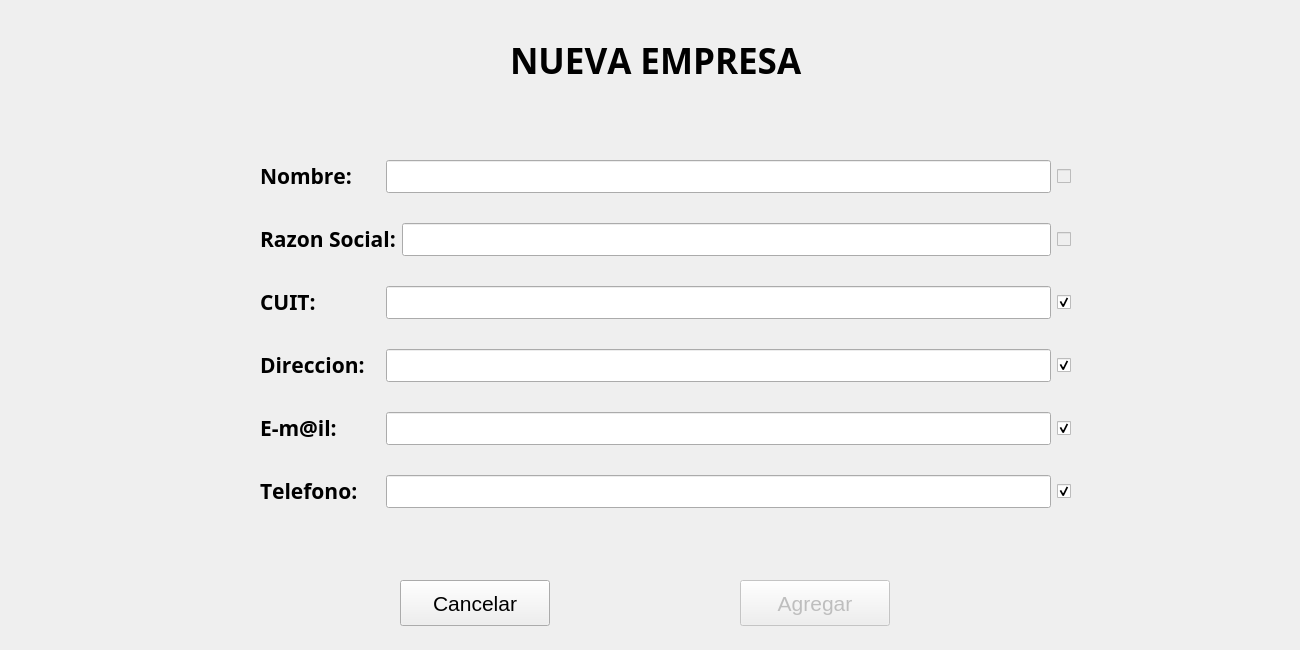
<?xml version="1.0" encoding="UTF-8"?>
<ui version="4.0">
 <class>EmpresaNueva</class>
 <widget class="QDialog" name="EmpresaNueva">
  <property name="enabled">
   <bool>true</bool>
  </property>
  <property name="geometry">
   <rect>
    <x>0</x>
    <y>0</y>
    <width>1300</width>
    <height>650</height>
   </rect>
  </property>
  <property name="font">
   <font>
    <family>MS Gothic</family>
    <kerning>false</kerning>
   </font>
  </property>
  <property name="windowTitle">
   <string notr="true">Nueva Empresa</string>
  </property>
  <property name="windowIcon">
   <iconset resource="Icons.qrc">
    <normaloff>:/icon|s/icons/logoTruck.png</normaloff>:/icon|s/icons/logoTruck.png</iconset>
  </property>
  <property name="toolTip">
   <string notr="true"/>
  </property>
  <property name="statusTip">
   <string notr="true"/>
  </property>
  <property name="whatsThis">
   <string notr="true"/>
  </property>
  <property name="accessibleName">
   <string notr="true"/>
  </property>
  <property name="accessibleDescription">
   <string notr="true"/>
  </property>
  <property name="windowFilePath">
   <string notr="true"/>
  </property>
  <widget class="QLabel" name="labelTitulo">
   <property name="geometry">
    <rect>
     <x>510</x>
     <y>40</y>
     <width>391</width>
     <height>41</height>
    </rect>
   </property>
   <property name="font">
    <font>
     <family>Arial Black</family>
     <pointsize>26</pointsize>
     <weight>75</weight>
     <italic>false</italic>
     <bold>true</bold>
     <underline>false</underline>
     <strikeout>false</strikeout>
     <kerning>false</kerning>
    </font>
   </property>
   <property name="toolTip">
    <string notr="true"/>
   </property>
   <property name="statusTip">
    <string notr="true"/>
   </property>
   <property name="whatsThis">
    <string notr="true"/>
   </property>
   <property name="accessibleName">
    <string notr="true"/>
   </property>
   <property name="accessibleDescription">
    <string notr="true"/>
   </property>
   <property name="text">
    <string notr="true">NUEVA EMPRESA</string>
   </property>
   <property name="textInteractionFlags">
    <set>Qt::NoTextInteraction</set>
   </property>
  </widget>
  <widget class="QPushButton" name="pushButtonAgregar">
   <property name="enabled">
    <bool>false</bool>
   </property>
   <property name="geometry">
    <rect>
     <x>740</x>
     <y>580</y>
     <width>150</width>
     <height>46</height>
    </rect>
   </property>
   <property name="font">
    <font>
     <family>MS Shell Dlg 2</family>
     <pointsize>16</pointsize>
     <kerning>false</kerning>
    </font>
   </property>
   <property name="toolTip">
    <string notr="true"/>
   </property>
   <property name="statusTip">
    <string notr="true"/>
   </property>
   <property name="whatsThis">
    <string notr="true"/>
   </property>
   <property name="accessibleName">
    <string notr="true"/>
   </property>
   <property name="accessibleDescription">
    <string notr="true"/>
   </property>
   <property name="text">
    <string notr="true">Agregar</string>
   </property>
   <property name="shortcut">
    <string notr="true"/>
   </property>
   <property name="autoDefault">
    <bool>false</bool>
   </property>
  </widget>
  <widget class="QPushButton" name="pushButtonCancelar">
   <property name="geometry">
    <rect>
     <x>400</x>
     <y>580</y>
     <width>150</width>
     <height>46</height>
    </rect>
   </property>
   <property name="font">
    <font>
     <family>MS Shell Dlg 2</family>
     <pointsize>16</pointsize>
     <kerning>false</kerning>
    </font>
   </property>
   <property name="toolTip">
    <string notr="true"/>
   </property>
   <property name="statusTip">
    <string notr="true"/>
   </property>
   <property name="whatsThis">
    <string notr="true"/>
   </property>
   <property name="accessibleName">
    <string notr="true"/>
   </property>
   <property name="accessibleDescription">
    <string notr="true"/>
   </property>
   <property name="text">
    <string notr="true">Cancelar</string>
   </property>
   <property name="shortcut">
    <string notr="true"/>
   </property>
   <property name="autoDefault">
    <bool>false</bool>
   </property>
  </widget>
  <widget class="QLabel" name="labelComentario">
   <property name="geometry">
    <rect>
     <x>230</x>
     <y>540</y>
     <width>831</width>
     <height>31</height>
    </rect>
   </property>
   <property name="font">
    <font>
     <pointsize>16</pointsize>
    </font>
   </property>
   <property name="layoutDirection">
    <enum>Qt::LeftToRight</enum>
   </property>
   <property name="text">
    <string/>
   </property>
   <property name="textFormat">
    <enum>Qt::RichText</enum>
   </property>
   <property name="alignment">
    <set>Qt::AlignCenter</set>
   </property>
   <property name="textInteractionFlags">
    <set>Qt::NoTextInteraction</set>
   </property>
  </widget>
  <widget class="QWidget" name="verticalLayoutWidget">
   <property name="geometry">
    <rect>
     <x>260</x>
     <y>130</y>
     <width>811</width>
     <height>411</height>
    </rect>
   </property>
   <layout class="QVBoxLayout" name="verticalLayout">
    <property name="spacing">
     <number>10</number>
    </property>
    <property name="topMargin">
     <number>10</number>
    </property>
    <property name="bottomMargin">
     <number>10</number>
    </property>
    <item>
     <layout class="QHBoxLayout" name="horizontalLayout1" stretch="0,0,0">
      <property name="spacing">
       <number>6</number>
      </property>
      <item>
       <widget class="QLabel" name="label1">
        <property name="minimumSize">
         <size>
          <width>120</width>
          <height>0</height>
         </size>
        </property>
        <property name="font">
         <font>
          <weight>75</weight>
          <bold>true</bold>
          <kerning>false</kerning>
         </font>
        </property>
        <property name="mouseTracking">
         <bool>true</bool>
        </property>
        <property name="toolTip">
         <string notr="true"/>
        </property>
        <property name="statusTip">
         <string notr="true"/>
        </property>
        <property name="whatsThis">
         <string notr="true"/>
        </property>
        <property name="accessibleName">
         <string notr="true"/>
        </property>
        <property name="accessibleDescription">
         <string notr="true"/>
        </property>
        <property name="text">
         <string notr="true">&lt;!DOCTYPE HTML PUBLIC &quot;-//W3C//DTD HTML 4.0//EN&quot; &quot;http://www.w3.org/TR/REC-html40/strict.dtd&quot;&gt;
&lt;html&gt;&lt;head&gt;&lt;meta name=&quot;qrichtext&quot; content=&quot;1&quot; /&gt;&lt;style type=&quot;text/css&quot;&gt;
p, li { white-space: pre-wrap; }
&lt;/style&gt;&lt;/head&gt;&lt;body style=&quot; font-family:'MS Shell Dlg 2'; font-size:8.25pt; font-weight:600; font-style:normal;&quot;&gt;
&lt;p style=&quot; margin-top:0px; margin-bottom:0px; margin-left:0px; margin-right:0px; -qt-block-indent:0; text-indent:0px;&quot;&gt;&lt;span style=&quot; font-size:16pt;&quot;&gt;Nombre:&lt;/span&gt;&lt;/p&gt;&lt;/body&gt;&lt;/html&gt;</string>
        </property>
        <property name="textInteractionFlags">
         <set>Qt::NoTextInteraction</set>
        </property>
       </widget>
      </item>
      <item>
       <widget class="QLineEdit" name="lineEditNombre">
        <property name="font">
         <font>
          <family>Arial</family>
          <pointsize>16</pointsize>
          <kerning>false</kerning>
         </font>
        </property>
        <property name="mouseTracking">
         <bool>false</bool>
        </property>
        <property name="focusPolicy">
         <enum>Qt::ClickFocus</enum>
        </property>
        <property name="acceptDrops">
         <bool>false</bool>
        </property>
        <property name="toolTip">
         <string notr="true"/>
        </property>
        <property name="statusTip">
         <string notr="true"/>
        </property>
        <property name="whatsThis">
         <string notr="true"/>
        </property>
        <property name="accessibleName">
         <string notr="true"/>
        </property>
        <property name="accessibleDescription">
         <string notr="true"/>
        </property>
        <property name="inputMethodHints">
         <set>Qt::ImhNone</set>
        </property>
        <property name="inputMask">
         <string notr="true"/>
        </property>
        <property name="text">
         <string notr="true"/>
        </property>
        <property name="placeholderText">
         <string notr="true"/>
        </property>
       </widget>
      </item>
      <item>
       <widget class="QCheckBox" name="checkBoxNombre">
        <property name="enabled">
         <bool>false</bool>
        </property>
        <property name="font">
         <font>
          <kerning>false</kerning>
         </font>
        </property>
        <property name="mouseTracking">
         <bool>false</bool>
        </property>
        <property name="toolTip">
         <string notr="true"/>
        </property>
        <property name="statusTip">
         <string notr="true"/>
        </property>
        <property name="whatsThis">
         <string notr="true"/>
        </property>
        <property name="accessibleName">
         <string notr="true"/>
        </property>
        <property name="accessibleDescription">
         <string notr="true"/>
        </property>
        <property name="text">
         <string/>
        </property>
        <property name="shortcut">
         <string notr="true"/>
        </property>
       </widget>
      </item>
     </layout>
    </item>
    <item>
     <layout class="QHBoxLayout" name="horizontalLayout2" stretch="0,0,0">
      <property name="spacing">
       <number>6</number>
      </property>
      <item>
       <widget class="QLabel" name="label2">
        <property name="minimumSize">
         <size>
          <width>120</width>
          <height>0</height>
         </size>
        </property>
        <property name="font">
         <font>
          <weight>75</weight>
          <bold>true</bold>
          <kerning>false</kerning>
         </font>
        </property>
        <property name="mouseTracking">
         <bool>true</bool>
        </property>
        <property name="toolTip">
         <string notr="true"/>
        </property>
        <property name="statusTip">
         <string notr="true"/>
        </property>
        <property name="whatsThis">
         <string notr="true"/>
        </property>
        <property name="accessibleName">
         <string notr="true"/>
        </property>
        <property name="accessibleDescription">
         <string notr="true"/>
        </property>
        <property name="text">
         <string notr="true">&lt;!DOCTYPE HTML PUBLIC &quot;-//W3C//DTD HTML 4.0//EN&quot; &quot;http://www.w3.org/TR/REC-html40/strict.dtd&quot;&gt;
&lt;html&gt;&lt;head&gt;&lt;meta name=&quot;qrichtext&quot; content=&quot;1&quot; /&gt;&lt;style type=&quot;text/css&quot;&gt;
p, li { white-space: pre-wrap; }
&lt;/style&gt;&lt;/head&gt;&lt;body style=&quot; font-family:'MS Gothic'; font-size:8.25pt; font-weight:600; font-style:normal;&quot;&gt;
&lt;p style=&quot; margin-top:0px; margin-bottom:0px; margin-left:0px; margin-right:0px; -qt-block-indent:0; text-indent:0px;&quot;&gt;&lt;span style=&quot; font-family:'MS Shell Dlg 2'; font-size:16pt;&quot;&gt;Razon Social:&lt;/span&gt;&lt;/p&gt;&lt;/body&gt;&lt;/html&gt;</string>
        </property>
        <property name="textInteractionFlags">
         <set>Qt::NoTextInteraction</set>
        </property>
       </widget>
      </item>
      <item>
       <widget class="QLineEdit" name="lineEditRazonSocial">
        <property name="font">
         <font>
          <family>Arial</family>
          <pointsize>16</pointsize>
          <kerning>false</kerning>
         </font>
        </property>
        <property name="mouseTracking">
         <bool>false</bool>
        </property>
        <property name="focusPolicy">
         <enum>Qt::ClickFocus</enum>
        </property>
        <property name="acceptDrops">
         <bool>false</bool>
        </property>
        <property name="toolTip">
         <string notr="true"/>
        </property>
        <property name="statusTip">
         <string notr="true"/>
        </property>
        <property name="whatsThis">
         <string notr="true"/>
        </property>
        <property name="accessibleName">
         <string notr="true"/>
        </property>
        <property name="accessibleDescription">
         <string notr="true"/>
        </property>
        <property name="inputMethodHints">
         <set>Qt::ImhNone</set>
        </property>
        <property name="inputMask">
         <string notr="true"/>
        </property>
        <property name="text">
         <string notr="true"/>
        </property>
        <property name="placeholderText">
         <string notr="true"/>
        </property>
       </widget>
      </item>
      <item>
       <widget class="QCheckBox" name="checkBoxRazonSocial">
        <property name="enabled">
         <bool>false</bool>
        </property>
        <property name="font">
         <font>
          <kerning>false</kerning>
         </font>
        </property>
        <property name="mouseTracking">
         <bool>false</bool>
        </property>
        <property name="toolTip">
         <string notr="true"/>
        </property>
        <property name="statusTip">
         <string notr="true"/>
        </property>
        <property name="whatsThis">
         <string notr="true"/>
        </property>
        <property name="accessibleName">
         <string notr="true"/>
        </property>
        <property name="accessibleDescription">
         <string notr="true"/>
        </property>
        <property name="text">
         <string/>
        </property>
        <property name="shortcut">
         <string notr="true"/>
        </property>
        <property name="checked">
         <bool>false</bool>
        </property>
       </widget>
      </item>
     </layout>
    </item>
    <item>
     <layout class="QHBoxLayout" name="horizontalLayout3" stretch="1,0,0">
      <property name="spacing">
       <number>6</number>
      </property>
      <item>
       <widget class="QLabel" name="labelC">
        <property name="sizePolicy">
         <sizepolicy hsizetype="Fixed" vsizetype="Fixed">
          <horstretch>0</horstretch>
          <verstretch>0</verstretch>
         </sizepolicy>
        </property>
        <property name="minimumSize">
         <size>
          <width>120</width>
          <height>0</height>
         </size>
        </property>
        <property name="font">
         <font>
          <weight>75</weight>
          <bold>true</bold>
          <kerning>false</kerning>
         </font>
        </property>
        <property name="mouseTracking">
         <bool>true</bool>
        </property>
        <property name="toolTip">
         <string notr="true"/>
        </property>
        <property name="statusTip">
         <string notr="true"/>
        </property>
        <property name="whatsThis">
         <string notr="true"/>
        </property>
        <property name="accessibleName">
         <string notr="true"/>
        </property>
        <property name="accessibleDescription">
         <string notr="true"/>
        </property>
        <property name="text">
         <string notr="true">&lt;!DOCTYPE HTML PUBLIC &quot;-//W3C//DTD HTML 4.0//EN&quot; &quot;http://www.w3.org/TR/REC-html40/strict.dtd&quot;&gt;
&lt;html&gt;&lt;head&gt;&lt;meta name=&quot;qrichtext&quot; content=&quot;1&quot; /&gt;&lt;style type=&quot;text/css&quot;&gt;
p, li { white-space: pre-wrap; }
&lt;/style&gt;&lt;/head&gt;&lt;body style=&quot; font-family:'MS Gothic'; font-size:8.25pt; font-weight:600; font-style:normal;&quot;&gt;
&lt;p style=&quot; margin-top:0px; margin-bottom:0px; margin-left:0px; margin-right:0px; -qt-block-indent:0; text-indent:0px;&quot;&gt;&lt;span style=&quot; font-family:'MS Shell Dlg 2'; font-size:16pt;&quot;&gt;CUIT:&lt;/span&gt;&lt;/p&gt;&lt;/body&gt;&lt;/html&gt;</string>
        </property>
        <property name="textInteractionFlags">
         <set>Qt::NoTextInteraction</set>
        </property>
       </widget>
      </item>
      <item>
       <widget class="QLineEdit" name="lineEditCuit">
        <property name="font">
         <font>
          <family>Arial</family>
          <pointsize>16</pointsize>
          <kerning>false</kerning>
         </font>
        </property>
        <property name="mouseTracking">
         <bool>false</bool>
        </property>
        <property name="focusPolicy">
         <enum>Qt::ClickFocus</enum>
        </property>
        <property name="acceptDrops">
         <bool>false</bool>
        </property>
        <property name="toolTip">
         <string notr="true"/>
        </property>
        <property name="statusTip">
         <string notr="true"/>
        </property>
        <property name="whatsThis">
         <string notr="true"/>
        </property>
        <property name="accessibleName">
         <string notr="true"/>
        </property>
        <property name="accessibleDescription">
         <string notr="true"/>
        </property>
        <property name="inputMethodHints">
         <set>Qt::ImhNone</set>
        </property>
        <property name="inputMask">
         <string notr="true"/>
        </property>
        <property name="text">
         <string notr="true"/>
        </property>
        <property name="placeholderText">
         <string notr="true"/>
        </property>
       </widget>
      </item>
      <item>
       <widget class="QCheckBox" name="checkBoxCuit">
        <property name="font">
         <font>
          <kerning>false</kerning>
         </font>
        </property>
        <property name="mouseTracking">
         <bool>false</bool>
        </property>
        <property name="toolTip">
         <string notr="true"/>
        </property>
        <property name="statusTip">
         <string notr="true"/>
        </property>
        <property name="whatsThis">
         <string notr="true"/>
        </property>
        <property name="accessibleName">
         <string notr="true"/>
        </property>
        <property name="accessibleDescription">
         <string notr="true"/>
        </property>
        <property name="text">
         <string/>
        </property>
        <property name="shortcut">
         <string notr="true"/>
        </property>
        <property name="checked">
         <bool>true</bool>
        </property>
       </widget>
      </item>
     </layout>
    </item>
    <item>
     <layout class="QHBoxLayout" name="horizontalLayout4" stretch="0,0,0">
      <property name="spacing">
       <number>6</number>
      </property>
      <item>
       <widget class="QLabel" name="label4">
        <property name="minimumSize">
         <size>
          <width>120</width>
          <height>0</height>
         </size>
        </property>
        <property name="font">
         <font>
          <weight>75</weight>
          <bold>true</bold>
          <kerning>false</kerning>
         </font>
        </property>
        <property name="mouseTracking">
         <bool>true</bool>
        </property>
        <property name="toolTip">
         <string notr="true"/>
        </property>
        <property name="statusTip">
         <string notr="true"/>
        </property>
        <property name="whatsThis">
         <string notr="true"/>
        </property>
        <property name="accessibleName">
         <string notr="true"/>
        </property>
        <property name="accessibleDescription">
         <string notr="true"/>
        </property>
        <property name="text">
         <string notr="true">&lt;!DOCTYPE HTML PUBLIC &quot;-//W3C//DTD HTML 4.0//EN&quot; &quot;http://www.w3.org/TR/REC-html40/strict.dtd&quot;&gt;
&lt;html&gt;&lt;head&gt;&lt;meta name=&quot;qrichtext&quot; content=&quot;1&quot; /&gt;&lt;style type=&quot;text/css&quot;&gt;
p, li { white-space: pre-wrap; }
&lt;/style&gt;&lt;/head&gt;&lt;body style=&quot; font-family:'MS Gothic'; font-size:8.25pt; font-weight:600; font-style:normal;&quot;&gt;
&lt;p style=&quot; margin-top:0px; margin-bottom:0px; margin-left:0px; margin-right:0px; -qt-block-indent:0; text-indent:0px;&quot;&gt;&lt;span style=&quot; font-family:'MS Shell Dlg 2'; font-size:16pt;&quot;&gt;Direccion:&lt;/span&gt;&lt;/p&gt;&lt;/body&gt;&lt;/html&gt;</string>
        </property>
        <property name="textInteractionFlags">
         <set>Qt::NoTextInteraction</set>
        </property>
       </widget>
      </item>
      <item>
       <widget class="QLineEdit" name="lineEditDireccion">
        <property name="font">
         <font>
          <family>Arial</family>
          <pointsize>16</pointsize>
          <kerning>false</kerning>
         </font>
        </property>
        <property name="mouseTracking">
         <bool>false</bool>
        </property>
        <property name="focusPolicy">
         <enum>Qt::ClickFocus</enum>
        </property>
        <property name="acceptDrops">
         <bool>false</bool>
        </property>
        <property name="toolTip">
         <string notr="true"/>
        </property>
        <property name="statusTip">
         <string notr="true"/>
        </property>
        <property name="whatsThis">
         <string notr="true"/>
        </property>
        <property name="accessibleName">
         <string notr="true"/>
        </property>
        <property name="accessibleDescription">
         <string notr="true"/>
        </property>
        <property name="inputMethodHints">
         <set>Qt::ImhNone</set>
        </property>
        <property name="inputMask">
         <string notr="true"/>
        </property>
        <property name="text">
         <string notr="true"/>
        </property>
        <property name="placeholderText">
         <string notr="true"/>
        </property>
       </widget>
      </item>
      <item>
       <widget class="QCheckBox" name="checkBoxDomicilio">
        <property name="font">
         <font>
          <kerning>false</kerning>
         </font>
        </property>
        <property name="mouseTracking">
         <bool>false</bool>
        </property>
        <property name="toolTip">
         <string notr="true"/>
        </property>
        <property name="statusTip">
         <string notr="true"/>
        </property>
        <property name="whatsThis">
         <string notr="true"/>
        </property>
        <property name="accessibleName">
         <string notr="true"/>
        </property>
        <property name="accessibleDescription">
         <string notr="true"/>
        </property>
        <property name="text">
         <string/>
        </property>
        <property name="shortcut">
         <string notr="true"/>
        </property>
        <property name="checked">
         <bool>true</bool>
        </property>
       </widget>
      </item>
     </layout>
    </item>
    <item>
     <layout class="QHBoxLayout" name="horizontalLayout4_3" stretch="0,0,0">
      <property name="spacing">
       <number>6</number>
      </property>
      <item>
       <widget class="QLabel" name="label4_3">
        <property name="minimumSize">
         <size>
          <width>120</width>
          <height>0</height>
         </size>
        </property>
        <property name="font">
         <font>
          <weight>75</weight>
          <bold>true</bold>
          <kerning>false</kerning>
         </font>
        </property>
        <property name="mouseTracking">
         <bool>true</bool>
        </property>
        <property name="toolTip">
         <string notr="true"/>
        </property>
        <property name="statusTip">
         <string notr="true"/>
        </property>
        <property name="whatsThis">
         <string notr="true"/>
        </property>
        <property name="accessibleName">
         <string notr="true"/>
        </property>
        <property name="accessibleDescription">
         <string notr="true"/>
        </property>
        <property name="text">
         <string notr="true">&lt;!DOCTYPE HTML PUBLIC &quot;-//W3C//DTD HTML 4.0//EN&quot; &quot;http://www.w3.org/TR/REC-html40/strict.dtd&quot;&gt;
&lt;html&gt;&lt;head&gt;&lt;meta name=&quot;qrichtext&quot; content=&quot;1&quot; /&gt;&lt;style type=&quot;text/css&quot;&gt;
p, li { white-space: pre-wrap; }
&lt;/style&gt;&lt;/head&gt;&lt;body style=&quot; font-family:'MS Shell Dlg 2'; font-size:8.25pt; font-weight:600; font-style:normal;&quot;&gt;
&lt;p style=&quot; margin-top:0px; margin-bottom:0px; margin-left:0px; margin-right:0px; -qt-block-indent:0; text-indent:0px;&quot;&gt;&lt;span style=&quot; font-size:16pt;&quot;&gt;E-m@il:&lt;/span&gt;&lt;/p&gt;&lt;/body&gt;&lt;/html&gt;</string>
        </property>
        <property name="textInteractionFlags">
         <set>Qt::NoTextInteraction</set>
        </property>
       </widget>
      </item>
      <item>
       <widget class="QLineEdit" name="lineEditEmail">
        <property name="font">
         <font>
          <family>Arial</family>
          <pointsize>16</pointsize>
          <kerning>false</kerning>
         </font>
        </property>
        <property name="mouseTracking">
         <bool>false</bool>
        </property>
        <property name="focusPolicy">
         <enum>Qt::ClickFocus</enum>
        </property>
        <property name="acceptDrops">
         <bool>false</bool>
        </property>
        <property name="toolTip">
         <string notr="true"/>
        </property>
        <property name="statusTip">
         <string notr="true"/>
        </property>
        <property name="whatsThis">
         <string notr="true"/>
        </property>
        <property name="accessibleName">
         <string notr="true"/>
        </property>
        <property name="accessibleDescription">
         <string notr="true"/>
        </property>
        <property name="inputMethodHints">
         <set>Qt::ImhNone</set>
        </property>
        <property name="inputMask">
         <string notr="true"/>
        </property>
        <property name="text">
         <string notr="true"/>
        </property>
        <property name="placeholderText">
         <string notr="true"/>
        </property>
       </widget>
      </item>
      <item>
       <widget class="QCheckBox" name="checkBoxEmail">
        <property name="font">
         <font>
          <kerning>false</kerning>
         </font>
        </property>
        <property name="mouseTracking">
         <bool>false</bool>
        </property>
        <property name="toolTip">
         <string notr="true"/>
        </property>
        <property name="statusTip">
         <string notr="true"/>
        </property>
        <property name="whatsThis">
         <string notr="true"/>
        </property>
        <property name="accessibleName">
         <string notr="true"/>
        </property>
        <property name="accessibleDescription">
         <string notr="true"/>
        </property>
        <property name="text">
         <string/>
        </property>
        <property name="shortcut">
         <string notr="true"/>
        </property>
        <property name="checked">
         <bool>true</bool>
        </property>
       </widget>
      </item>
     </layout>
    </item>
    <item>
     <layout class="QHBoxLayout" name="horizontalLayout4_5" stretch="0,0,0">
      <property name="spacing">
       <number>6</number>
      </property>
      <item>
       <widget class="QLabel" name="label4_5">
        <property name="minimumSize">
         <size>
          <width>120</width>
          <height>0</height>
         </size>
        </property>
        <property name="font">
         <font>
          <weight>75</weight>
          <bold>true</bold>
          <kerning>false</kerning>
         </font>
        </property>
        <property name="mouseTracking">
         <bool>true</bool>
        </property>
        <property name="toolTip">
         <string notr="true"/>
        </property>
        <property name="statusTip">
         <string notr="true"/>
        </property>
        <property name="whatsThis">
         <string notr="true"/>
        </property>
        <property name="accessibleName">
         <string notr="true"/>
        </property>
        <property name="accessibleDescription">
         <string notr="true"/>
        </property>
        <property name="text">
         <string notr="true">&lt;!DOCTYPE HTML PUBLIC &quot;-//W3C//DTD HTML 4.0//EN&quot; &quot;http://www.w3.org/TR/REC-html40/strict.dtd&quot;&gt;
&lt;html&gt;&lt;head&gt;&lt;meta name=&quot;qrichtext&quot; content=&quot;1&quot; /&gt;&lt;style type=&quot;text/css&quot;&gt;
p, li { white-space: pre-wrap; }
&lt;/style&gt;&lt;/head&gt;&lt;body style=&quot; font-family:'MS Shell Dlg 2'; font-size:8.25pt; font-weight:600; font-style:normal;&quot;&gt;
&lt;p style=&quot; margin-top:0px; margin-bottom:0px; margin-left:0px; margin-right:0px; -qt-block-indent:0; text-indent:0px;&quot;&gt;&lt;span style=&quot; font-size:16pt;&quot;&gt;Telefono:&lt;/span&gt;&lt;/p&gt;&lt;/body&gt;&lt;/html&gt;</string>
        </property>
        <property name="textInteractionFlags">
         <set>Qt::NoTextInteraction</set>
        </property>
       </widget>
      </item>
      <item>
       <widget class="QLineEdit" name="lineEditTel">
        <property name="font">
         <font>
          <family>Arial</family>
          <pointsize>16</pointsize>
          <kerning>false</kerning>
         </font>
        </property>
        <property name="mouseTracking">
         <bool>false</bool>
        </property>
        <property name="focusPolicy">
         <enum>Qt::ClickFocus</enum>
        </property>
        <property name="acceptDrops">
         <bool>false</bool>
        </property>
        <property name="toolTip">
         <string notr="true"/>
        </property>
        <property name="statusTip">
         <string notr="true"/>
        </property>
        <property name="whatsThis">
         <string notr="true"/>
        </property>
        <property name="accessibleName">
         <string notr="true"/>
        </property>
        <property name="accessibleDescription">
         <string notr="true"/>
        </property>
        <property name="inputMethodHints">
         <set>Qt::ImhNone</set>
        </property>
        <property name="inputMask">
         <string notr="true"/>
        </property>
        <property name="text">
         <string notr="true"/>
        </property>
        <property name="placeholderText">
         <string notr="true"/>
        </property>
       </widget>
      </item>
      <item>
       <widget class="QCheckBox" name="checkBoxTelefono">
        <property name="font">
         <font>
          <kerning>false</kerning>
         </font>
        </property>
        <property name="mouseTracking">
         <bool>false</bool>
        </property>
        <property name="toolTip">
         <string notr="true"/>
        </property>
        <property name="statusTip">
         <string notr="true"/>
        </property>
        <property name="whatsThis">
         <string notr="true"/>
        </property>
        <property name="accessibleName">
         <string notr="true"/>
        </property>
        <property name="accessibleDescription">
         <string notr="true"/>
        </property>
        <property name="text">
         <string/>
        </property>
        <property name="shortcut">
         <string notr="true"/>
        </property>
        <property name="checked">
         <bool>true</bool>
        </property>
       </widget>
      </item>
     </layout>
    </item>
   </layout>
  </widget>
 </widget>
 <resources>
  <include location="Icons.qrc"/>
 </resources>
 <connections/>
</ui>
